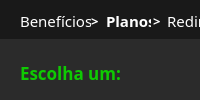
           <widget class="QWidget" name="page_plano">
            <layout class="QVBoxLayout" name="verticalLayout_3">
             <property name="spacing">
              <number>0</number>
             </property>
             <property name="leftMargin">
              <number>0</number>
             </property>
             <property name="topMargin">
              <number>0</number>
             </property>
             <property name="rightMargin">
              <number>0</number>
             </property>
             <property name="bottomMargin">
              <number>0</number>
             </property>
             <item>
              <widget class="QFrame" name="frame_4">
               <property name="font">
                <font>
                 <family>MS Shell Dlg 2</family>
                 <pointsize>10</pointsize>
                 <weight>50</weight>
                 <italic>false</italic>
                 <bold>false</bold>
                </font>
               </property>
               <property name="styleSheet">
                <string notr="true">background-color: rgb(43, 43, 43);border:0</string>
               </property>
               <property name="frameShape">
                <enum>QFrame::NoFrame</enum>
               </property>
               <property name="frameShadow">
                <enum>QFrame::Raised</enum>
               </property>
               <widget class="QLabel" name="label_8">
                <property name="geometry">
                 <rect>
                  <x>20</x>
                  <y>60</y>
                  <width>110</width>
                  <height>25</height>
                 </rect>
                </property>
                <property name="font">
                 <font>
                  <family>Dubai</family>
                  <pointsize>13</pointsize>
                  <weight>75</weight>
                  <italic>false</italic>
                  <bold>true</bold>
                 </font>
                </property>
                <property name="styleSheet">
                 <string notr="true">color: rgb(15, 202, 2);</string>
                </property>
                <property name="text">
                 <string>Escolha um:</string>
                </property>
               </widget>
               <widget class="QRadioButton" name="radioButton_anual">
                <property name="geometry">
                 <rect>
                  <x>30</x>
                  <y>101</y>
                  <width>381</width>
                  <height>31</height>
                 </rect>
                </property>
                <property name="font">
                 <font>
                  <family>Dubai</family>
                  <pointsize>14</pointsize>
                  <weight>50</weight>
                  <bold>false</bold>
                 </font>
                </property>
                <property name="styleSheet">
                 <string notr="true">QRadioButton {
    color:                  white;
}

QRadioButton::indicator {
    width:                  22px;
    height:                 22px;
    border-radius:          11px;
}

QRadioButton::indicator:checked {
	image: url(:/icons/check-solid.svg);
	background-color: rgb(6, 180, 20);
    border:                 1px solid rgb(88, 88, 88);
}

QRadioButton::indicator:unchecked {
    border:                 1px solid rgb(88, 88, 88);
}</string>
                </property>
                <property name="text">
                 <string>Anual</string>
                </property>
               </widget>
               <widget class="QRadioButton" name="radioButton_6m">
                <property name="geometry">
                 <rect>
                  <x>30</x>
                  <y>150</y>
                  <width>381</width>
                  <height>30</height>
                 </rect>
                </property>
                <property name="font">
                 <font>
                  <family>Dubai</family>
                  <pointsize>14</pointsize>
                  <weight>50</weight>
                  <bold>false</bold>
                 </font>
                </property>
                <property name="styleSheet">
                 <string notr="true">QRadioButton {
    color:                  white;
}

QRadioButton::indicator {
    width:                  22px;
    height:                 22px;
    border-radius:          11px;
}

QRadioButton::indicator:checked {
	image: url(:/icons/check-solid.svg);
	background-color: rgb(6, 180, 20);
    border:                 1px solid rgb(88, 88, 88);
}

QRadioButton::indicator:unchecked {
    border:                 1px solid rgb(88, 88, 88);
}</string>
                </property>
                <property name="text">
                 <string>6 Meses</string>
                </property>
                <property name="iconSize">
                 <size>
                  <width>29</width>
                  <height>29</height>
                 </size>
                </property>
               </widget>
               <widget class="QLabel" name="label_9">
                <property name="geometry">
                 <rect>
                  <x>120</x>
                  <y>107</y>
                  <width>111</width>
                  <height>21</height>
                 </rect>
                </property>
                <property name="font">
                 <font>
                  <family>Dubai</family>
                  <pointsize>10</pointsize>
                  <weight>75</weight>
                  <bold>true</bold>
                 </font>
                </property>
                <property name="styleSheet">
                 <string notr="true">color: rgb(255, 255, 255);
background-color: rgb(15, 202, 2);
border-radius:5px</string>
                </property>
                <property name="text">
                 <string>Economize 25%</string>
                </property>
                <property name="alignment">
                 <set>Qt::AlignCenter</set>
                </property>
               </widget>
               <widget class="QLabel" name="label_10">
                <property name="geometry">
                 <rect>
                  <x>320</x>
                  <y>110</y>
                  <width>91</width>
                  <height>21</height>
                 </rect>
                </property>
                <property name="font">
                 <font>
                  <family>Dubai</family>
                  <pointsize>14</pointsize>
                  <weight>50</weight>
                  <bold>false</bold>
                 </font>
                </property>
                <property name="styleSheet">
                 <string notr="true">color: rgb(255, 255, 255);</string>
                </property>
                <property name="text">
                 <string>R$  119,99 </string>
                </property>
               </widget>
               <widget class="QLabel" name="label_13">
                <property name="geometry">
                 <rect>
                  <x>330</x>
                  <y>150</y>
                  <width>81</width>
                  <height>30</height>
                 </rect>
                </property>
                <property name="font">
                 <font>
                  <family>Dubai</family>
                  <pointsize>14</pointsize>
                  <weight>50</weight>
                  <bold>false</bold>
                 </font>
                </property>
                <property name="styleSheet">
                 <string notr="true">color: rgb(255, 255, 255);</string>
                </property>
                <property name="text">
                 <string>R$  79,99</string>
                </property>
               </widget>
               <widget class="QFrame" name="frame_9">
                <property name="geometry">
                 <rect>
                  <x>-20</x>
                  <y>0</y>
                  <width>491</width>
                  <height>39</height>
                 </rect>
                </property>
                <property name="minimumSize">
                 <size>
                  <width>0</width>
                  <height>0</height>
                 </size>
                </property>
                <property name="maximumSize">
                 <size>
                  <width>16777215</width>
                  <height>39</height>
                 </size>
                </property>
                <property name="styleSheet">
                 <string notr="true">background-color: rgb(25, 25, 25);
color: rgb(0, 0, 0);
margin: 0px 15px</string>
                </property>
                <property name="frameShape">
                 <enum>QFrame::NoFrame</enum>
                </property>
                <property name="frameShadow">
                 <enum>QFrame::Raised</enum>
                </property>
                <widget class="QLabel" name="label_21">
                 <property name="geometry">
                  <rect>
                   <x>40</x>
                   <y>10</y>
                   <width>71</width>
                   <height>21</height>
                  </rect>
                 </property>
                 <property name="font">
                  <font>
                   <family>Dubai</family>
                   <pointsize>11</pointsize>
                   <weight>50</weight>
                   <bold>false</bold>
                  </font>
                 </property>
                 <property name="styleSheet">
                  <string notr="true">border:0;color:white;margin:0</string>
                 </property>
                 <property name="text">
                  <string>Benefícios</string>
                 </property>
                </widget>
                <widget class="QLabel" name="label_22">
                 <property name="geometry">
                  <rect>
                   <x>111</x>
                   <y>10</y>
                   <width>21</width>
                   <height>21</height>
                  </rect>
                 </property>
                 <property name="font">
                  <font>
                   <family>Papyrus</family>
                   <pointsize>10</pointsize>
                   <weight>75</weight>
                   <bold>true</bold>
                  </font>
                 </property>
                 <property name="styleSheet">
                  <string notr="true">border:0;;color:white;margin:0</string>
                 </property>
                 <property name="text">
                  <string>&gt;</string>
                 </property>
                </widget>
                <widget class="QLabel" name="label_23">
                 <property name="geometry">
                  <rect>
                   <x>126</x>
                   <y>10</y>
                   <width>45</width>
                   <height>21</height>
                  </rect>
                 </property>
                 <property name="font">
                  <font>
                   <family>Dubai</family>
                   <pointsize>11</pointsize>
                   <weight>75</weight>
                   <bold>true</bold>
                  </font>
                 </property>
                 <property name="styleSheet">
                  <string notr="true">border:0;color:white;margin:0</string>
                 </property>
                 <property name="text">
                  <string>Planos</string>
                 </property>
                </widget>
                <widget class="QLabel" name="label_24">
                 <property name="geometry">
                  <rect>
                   <x>173</x>
                   <y>10</y>
                   <width>21</width>
                   <height>21</height>
                  </rect>
                 </property>
                 <property name="font">
                  <font>
                   <family>Papyrus</family>
                   <pointsize>10</pointsize>
                   <weight>75</weight>
                   <bold>true</bold>
                  </font>
                 </property>
                 <property name="styleSheet">
                  <string notr="true">border:0;;color:white;margin:0</string>
                 </property>
                 <property name="text">
                  <string>&gt;</string>
                 </property>
                </widget>
                <widget class="QLabel" name="label_25">
                 <property name="geometry">
                  <rect>
                   <x>187</x>
                   <y>10</y>
                   <width>121</width>
                   <height>21</height>
                  </rect>
                 </property>
                 <property name="font">
                  <font>
                   <family>Dubai</family>
                   <pointsize>11</pointsize>
                   <weight>50</weight>
                   <bold>false</bold>
                  </font>
                 </property>
                 <property name="styleSheet">
                  <string notr="true">border:0;;color:white;margin:0</string>
                 </property>
                 <property name="text">
                  <string>Redirecionamento</string>
                 </property>
                </widget>
               </widget>
               <widget class="QFrame" name="frame_10">
                <property name="geometry">
                 <rect>
                  <x>0</x>
                  <y>328</y>
                  <width>448</width>
                  <height>70</height>
                 </rect>
                </property>
                <property name="minimumSize">
                 <size>
                  <width>0</width>
                  <height>70</height>
                 </size>
                </property>
                <property name="maximumSize">
                 <size>
                  <width>16777215</width>
                  <height>70</height>
                 </size>
                </property>
                <property name="styleSheet">
                 <string notr="true">background-color: rgb(43, 43, 43);
margin: 0px 15px</string>
                </property>
                <property name="frameShape">
                 <enum>QFrame::StyledPanel</enum>
                </property>
                <property name="frameShadow">
                 <enum>QFrame::Raised</enum>
                </property>
                <layout class="QHBoxLayout" name="horizontalLayout_2">
                 <property name="spacing">
                  <number>87</number>
                 </property>
                 <property name="leftMargin">
                  <number>40</number>
                 </property>
                 <property name="rightMargin">
                  <number>40</number>
                 </property>
                 <item>
                  <widget class="QPushButton" name="btn_voltar">
                   <property name="font">
                    <font>
                     <family>Dubai</family>
                     <pointsize>12</pointsize>
                     <weight>75</weight>
                     <italic>false</italic>
                     <bold>true</bold>
                     <underline>true</underline>
                    </font>
                   </property>
                   <property name="cursor">
                    <cursorShape>PointingHandCursor</cursorShape>
                   </property>
                   <property name="styleSheet">
                    <string notr="true">color: rgb(91, 91, 91);
border:0
</string>
                   </property>
                   <property name="text">
                    <string>Voltar</string>
                   </property>
                  </widget>
                 </item>
                 <item>
                  <widget class="QPushButton" name="btn_continuar">
                   <property name="minimumSize">
                    <size>
                     <width>50</width>
                     <height>0</height>
                    </size>
                   </property>
                   <property name="maximumSize">
                    <size>
                     <width>16777215</width>
                     <height>40</height>
                    </size>
                   </property>
                   <property name="font">
                    <font>
                     <family>Dubai</family>
                     <pointsize>12</pointsize>
                     <weight>75</weight>
                     <italic>false</italic>
                     <bold>true</bold>
                     <underline>false</underline>
                    </font>
                   </property>
                   <property name="cursor">
                    <cursorShape>PointingHandCursor</cursorShape>
                   </property>
                   <property name="styleSheet">
                    <string notr="true">QPushButton{
border:0;
	background-color: qlineargradient(spread:reflect, x1:0.203955, y1:0, x2:1, y2:0, stop:0 rgba(97, 187, 104, 255), stop:0.613636 rgba(6, 180, 20, 255));
color: rgb(255, 255, 255);
border-radius:15px;
margin:0
}

QPushButton:hover{
background-color: qlineargradient(spread:reflect, x1:0.573, y1:0, x2:1, y2:0, stop:0.272727 rgba(97, 187, 104, 255), stop:0.613636 rgba(6, 180, 20, 255));
}</string>
                   </property>
                   <property name="text">
                    <string>Continuar</string>
                   </property>
                  </widget>
                 </item>
                </layout>
               </widget>
               <widget class="QFrame" name="frame_11">
                <property name="geometry">
                 <rect>
                  <x>10</x>
                  <y>204</y>
                  <width>420</width>
                  <height>101</height>
                 </rect>
                </property>
                <property name="styleSheet">
                 <string notr="true">border-top:1px solid rgb(88, 88, 88)</string>
                </property>
                <property name="frameShape">
                 <enum>QFrame::StyledPanel</enum>
                </property>
                <property name="frameShadow">
                 <enum>QFrame::Raised</enum>
                </property>
                <widget class="QLabel" name="label_26">
                 <property name="geometry">
                  <rect>
                   <x>50</x>
                   <y>70</y>
                   <width>26</width>
                   <height>25</height>
                  </rect>
                 </property>
                 <property name="styleSheet">
                  <string notr="true">border:0</string>
                 </property>
                 <property name="text">
                  <string/>
                 </property>
                 <property name="pixmap">
                  <pixmap resource="Resources/resources.qrc">:/icons/circle-info-solid.svg</pixmap>
                 </property>
                 <property name="scaledContents">
                  <bool>true</bool>
                 </property>
                </widget>
                <widget class="QLabel" name="label_27">
                 <property name="geometry">
                  <rect>
                   <x>40</x>
                   <y>16</y>
                   <width>50</width>
                   <height>25</height>
                  </rect>
                 </property>
                 <property name="font">
                  <font>
                   <family>Dubai</family>
                   <pointsize>15</pointsize>
                   <weight>75</weight>
                   <italic>false</italic>
                   <bold>true</bold>
                  </font>
                 </property>
                 <property name="styleSheet">
                  <string notr="true">color: rgb(255, 255, 255);border:0</string>
                 </property>
                 <property name="text">
                  <string>Total:</string>
                 </property>
                </widget>
                <widget class="QLabel" name="label_28">
                 <property name="geometry">
                  <rect>
                   <x>82</x>
                   <y>60</y>
                   <width>290</width>
                   <height>41</height>
                  </rect>
                 </property>
                 <property name="font">
                  <font>
                   <family>Dubai</family>
                   <pointsize>10</pointsize>
                   <weight>50</weight>
                   <bold>false</bold>
                  </font>
                 </property>
                 <property name="styleSheet">
                  <string notr="true">border:0;
color: rgb(255, 255, 255);</string>
                 </property>
                 <property name="text">
                  <string>O preço final será cobrado apenas essa vez. Ao expirar será possível assinar novamente.</string>
                 </property>
                 <property name="wordWrap">
                  <bool>true</bool>
                 </property>
                </widget>
                <widget class="QLabel" name="text_valor_total">
                 <property name="geometry">
                  <rect>
                   <x>290</x>
                   <y>7</y>
                   <width>94</width>
                   <height>39</height>
                  </rect>
                 </property>
                 <property name="font">
                  <font>
                   <family>Dubai</family>
                   <pointsize>16</pointsize>
                   <weight>75</weight>
                   <bold>true</bold>
                  </font>
                 </property>
                 <property name="styleSheet">
                  <string notr="true">color: rgb(255, 255, 255);border:0</string>
                 </property>
                 <property name="text">
                  <string/>
                 </property>
                </widget>
               </widget>
              </widget>
             </item>
            </layout>
           </widget>
